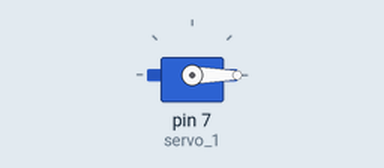
Recording of a sketch running on a simulated Arduino Uno, built with avr-gcc and run on an emulated ATmega328P. On the bench: servo.

Above: at 0.05 s.
At 1.25 s:
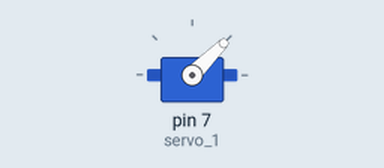
At 2.5 s:
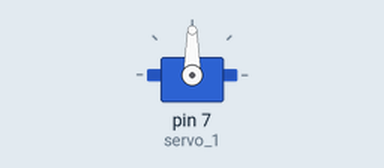
At 5.0 s:
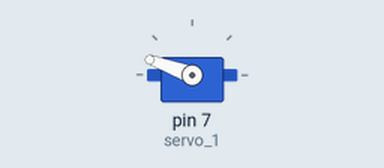
Timing chart, 0 to 6.5 s (numbered marks = the images above):
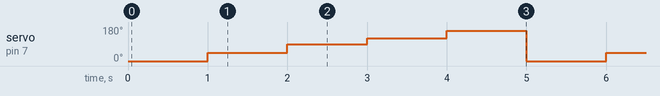

Measured:
- by itself, servo on pin 7 (servo_1): repeats every 5.0 s: 90° 1.0 s, 120° 1.0 s, 160° 1.0 s, 0° 1.0 s, 45° 1.0 s

The sketch:

Servomotor.ino
```cpp
#include <Servo.h>
int servo = 0;
Servo servo_1;
int counter;

void setup() {
  servo_1.attach(7);
  Serial.begin(9600);
}

void loop() {
  servo_1.write(0);
  delay(1000);
  servo_1.write(45);
  delay(1000);
  servo_1.write(90);
  delay(1000);
  servo_1.write(120);
  delay(1000);
  servo_1.write(160);
  delay(1000);
}
```
